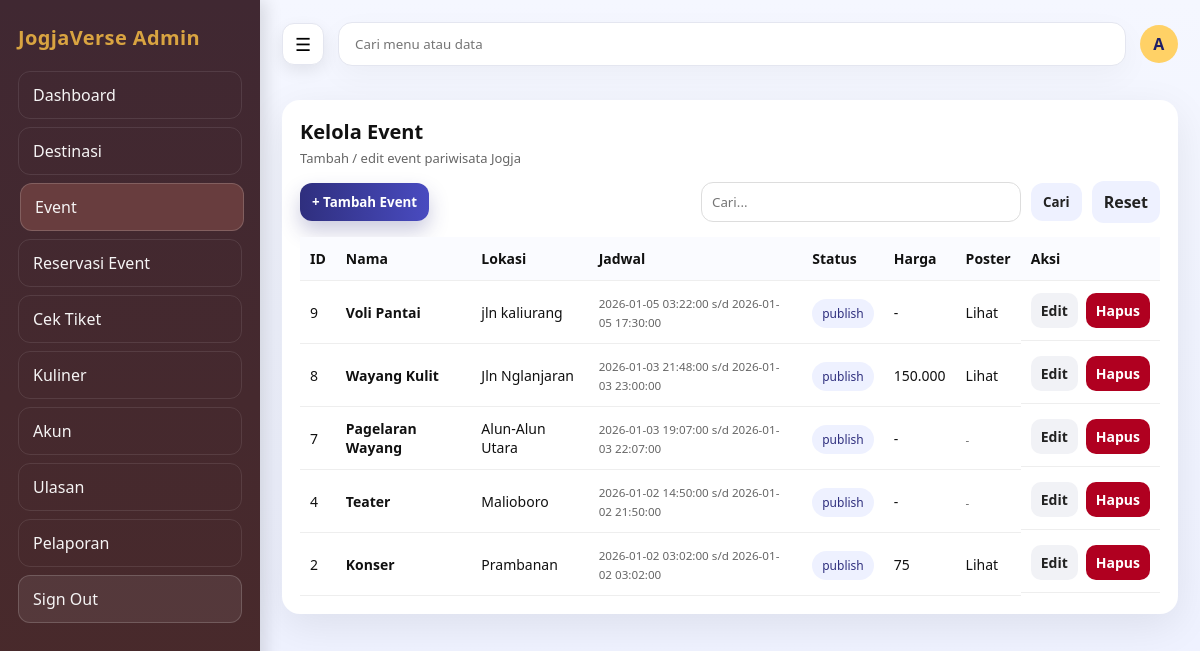
The page /admin/event.php (signed in) on the database as committed earlier.
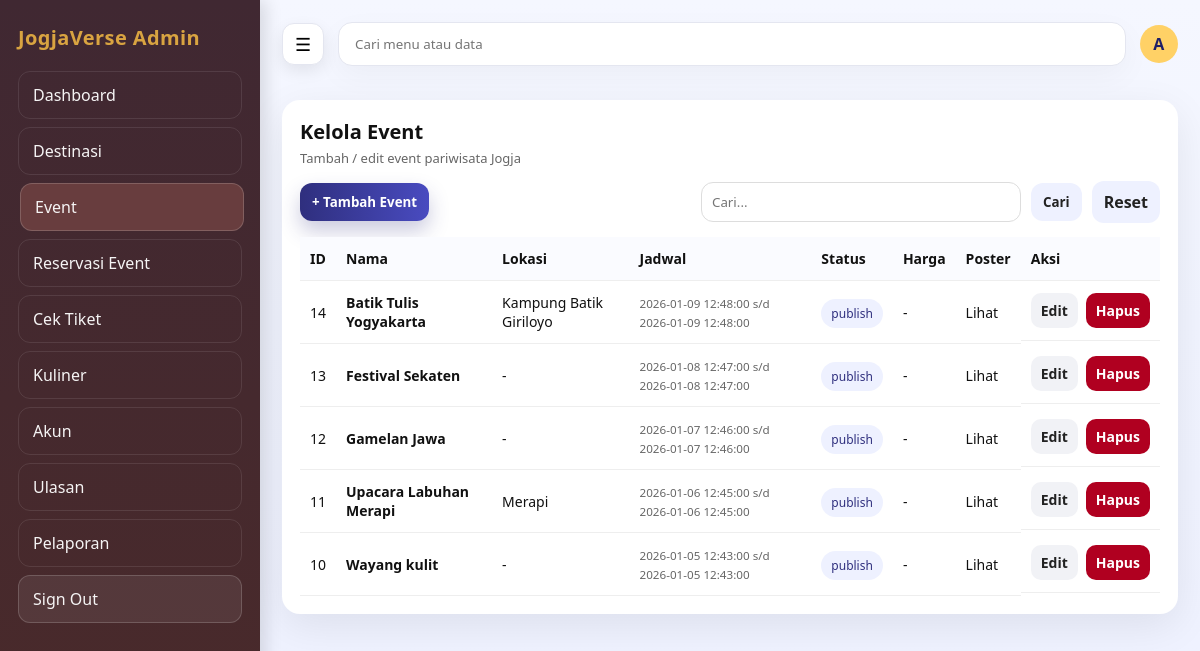
The same page on the database as committed later.
### tables this page shows
CREATE TABLE `event` (
  `id_event` bigint UNSIGNED NOT NULL,
  `id_destinasi` bigint UNSIGNED DEFAULT NULL,
  `id_kategori` bigint UNSIGNED DEFAULT NULL,
  `judul` varchar(180) NOT NULL,
  `slug` varchar(200) NOT NULL,
  `deskripsi` text,
  `lokasi` varchar(255) DEFAULT NULL,
  `latitude` decimal(10,7) DEFAULT NULL,
  `longitude` decimal(10,7) DEFAULT NULL,
  `mulai_pada` datetime NOT NULL,
  `selesai_pada` datetime NOT NULL,
  `kuota` int UNSIGNED DEFAULT '0',
  `harga` int UNSIGNED DEFAULT '0',
  `gambar_sampul_url` varchar(255) DEFAULT NULL,
  `status` enum('draft','publish','dibatalkan','arsip') NOT NULL DEFAULT 'draft',
  `dibuat_oleh` bigint UNSIGNED DEFAULT NULL,
  `dibuat_pada` datetime NOT NULL DEFAULT CURRENT_TIMESTAMP,
  `diubah_pada` datetime DEFAULT NULL ON UPDATE CURRENT_TIMESTAMP
);

### admin/_crud_helper.php (called while the page is built, shortened)
<?php
if (!function_exists('h')) {
  function h($val) {
    return htmlspecialchars((string)$val, ENT_QUOTES, 'UTF-8');
  }
}
function describe_table(mysqli $koneksi, string $table): array {
  $cols = [];
  $pk = null;
  $res = $koneksi->query("SHOW FULL COLUMNS FROM `$table`");
  if ($res) {
    while ($row = $res->fetch_assoc()) {
      $cols[] = $row;
      if (($row['Key'] ?? '') === 'PRI') {
        $pk = $row['Field'];
      }
    }
  }
  return [$cols, $pk];
}
function pick_col(array $colNames, array $candidates): ?string {
  foreach ($candidates as $c) {
    foreach ($colNames as $n) {
      if (strtolower($n) === strtolower($c)) return $n;
    }
  }
  return null;
}
function fetch_rows(mysqli $koneksi, string $table, ?string $pk, string $q, ?array $cols = null): mysqli_result {
  $searchable = [];
  foreach ($cols as $c) {
    $type = strtolower($c['Type'] ?? '');
    if (str_contains($type, 'char') || str_contains($type, 'text')) {
      $searchable[] = $c['Field'];
    }
  }
  $sql = "SELECT * FROM `$table`";
  $params = [];
  if ($pk) {
    $sql .= " ORDER BY `$pk` DESC";
  }
  $stmt = $koneksi->prepare($sql);
  $stmt->execute();
  return $stmt->get_result();
}
function fetch_options_by_table(mysqli $koneksi, array $tableCandidates, array $labelCandidates): array {
  foreach ($tableCandidates as $table) {
    try {
      [$cols, $pk] = describe_table($koneksi, $table);
      $colNames = array_map(fn($c) => $c['Field'], $cols);
      $labelCol = pick_col($colNames, $labelCandidates) ?? $pk;
      $sql = "SELECT `$pk`, `$labelCol` FROM `$table` ORDER BY `$labelCol`";
      $stmt = $koneksi->prepare($sql);
      $stmt->execute();
      $res = $stmt->get_result();
      $rows = [];
      while ($row = $res->fetch_assoc()) {
        $rows[] = [
          'id' => $row[$pk],
          'label' => $row[$labelCol] ?? $row[$pk],
        ];
      }
      if (count($rows) > 0) {
        return $rows;
      }
    } catch (Throwable $e) {
      continue;
    }
  }
  return [];
}

### admin/event.php (the view, shortened to what the changed rows need)
<?php
require_once __DIR__ . "/../config/koneksi.php";
require_once __DIR__ . "/_crud_helper.php";
$table = "event";
[$cols, $pk] = describe_table($koneksi, $table);
$colNames = array_map(fn($c) => $c['Field'], $cols);
$colNama    = pick_col($colNames, ["judul", "nama_event", "nama", "title"]);
$colLok     = pick_col($colNames, ["lokasi", "tempat", "venue", "alamat", "kota"]);
$colMulai   = pick_col($colNames, ["mulai_pada", "tanggal_mulai", "tgl_mulai", "mulai", "start_date", "start"]);
$colSelesai = pick_col($colNames, ["selesai_pada", "tanggal_selesai", "tgl_selesai", "selesai", "end_date", "end"]);
$colStatus  = pick_col($colNames, ["status", "status_event"]);
$colFoto    = pick_col($colNames, ["gambar_sampul_url", "banner", "poster_url", "foto_url", "gambar_url", "cover"]);
$q = trim($_GET['q'] ?? "");
$data = fetch_rows($koneksi, $table, $pk, $q, $cols);
$penggunaOptions = fetch_options_by_table(
  $koneksi,
  ["pengguna"],
  ["nama_lengkap", "username", "email", "nama"]
);
?>
<?php require_once __DIR__ . "/partials/header.php"; ?>
<link rel="stylesheet" href="<?= BASE_URL ?>/assets/css/admin_crud.css">
<div class="card">
  <div>
    <h1 class="page-title">Kelola Event</h1>
  </div>
  <div class="table-wrap">
    <table class="table2">
      <thead>
        <tr>
          <th>ID</th>
          <th>Nama</th>
          <th>Lokasi</th>
          <th>Jadwal</th>
          <th>Status</th>
          <th>Harga</th>
          <th>Poster</th>
          <th>Aksi</th>
        </tr>
      </thead>
      <tbody>
      <?php while($row = $data->fetch_assoc()): ?>
        <tr>
          <td><?= h($row[$pk]) ?></td>
          <td><b><?= h($colNama ? ($row[$colNama] ?? '-') : '-') ?></b></td>
          <td><?= h($colLok ? ($row[$colLok] ?? '-') : '-') ?></td>
          <td>
            <small>
              <?= h($colMulai ? ($row[$colMulai] ?? '-') : '-') ?>
              <?php if ($colSelesai): ?> s/d <?= h($row[$colSelesai] ?? '-') ?><?php endif; ?>
            </small>
          </td>
          <td><span class="pill"><?= h($colStatus ? ($row[$colStatus] ?? '-') : '-') ?></span></td>
          <td><?= h(isset($row['harga']) ? number_format((float)$row['harga'], 0, ',', '.') : '-') ?></td>
          <td>
            <?php if ($colFoto && !empty($row[$colFoto])): ?>
              <a href="<?= h($row[$colFoto]) ?>" target="_blank">Lihat</a>
            <?php else: ?>
              <small>-</small>
            <?php endif; ?>
          </td>
          <td class="actions">
            <a class="btn-sm gray" href="<?= BASE_URL ?>/admin/event.php?edit=<?= h($row[$pk]) ?>">Edit</a>
            <a class="btn-sm danger" onclick="return confirm('Hapus event ini?')" href="<?= BASE_URL ?>/admin/event.php?hapus=<?= h($row[$pk]) ?>">Hapus</a>
          </td>
        </tr>
      <?php endwhile; ?>
      </tbody>
    </table>
  </div>
</div>
<?php require_once __DIR__ . "/partials/footer.php"; ?>

Rows that differ between the two databases and show on the page:
removed event: id_event "9", judul "Voli Pantai", lokasi "jln kaliurang", mulai_pada "2026-01-05 03:22:00", selesai_pada "2026-01-05 17:30:00", status "publish", harga "-"
removed event: id_event "8", judul "Wayang Kulit", lokasi "Jln Nglanjaran", mulai_pada "2026-01-03 21:48:00", selesai_pada "2026-01-03 23:00:00", status "publish", harga "150.000"
removed event: id_event "7", judul "Pagelaran Wayang", lokasi "Alun-Alun Utara", mulai_pada "2026-01-03 19:07:00", selesai_pada "2026-01-03 22:07:00", status "publish", harga "-"
removed event: id_event "4", judul "Teater", lokasi "Malioboro", mulai_pada "2026-01-02 14:50:00", selesai_pada "2026-01-02 21:50:00", status "publish", harga "-"
removed event: id_event "2", judul "Konser", lokasi "Prambanan", mulai_pada "2026-01-02 03:02:00", selesai_pada "2026-01-02 03:02:00", status "publish", harga "75"
added event: id_event "14", judul "Batik Tulis Yogyakarta", lokasi "Kampung Batik Giriloyo", mulai_pada "2026-01-09 12:48:00", selesai_pada "2026-01-09 12:48:00", status "publish", harga "-"
added event: id_event "13", judul "Festival Sekaten", lokasi "-", mulai_pada "2026-01-08 12:47:00", selesai_pada "2026-01-08 12:47:00", status "publish", harga "-"
added event: id_event "12", judul "Gamelan Jawa", lokasi "-", mulai_pada "2026-01-07 12:46:00", selesai_pada "2026-01-07 12:46:00", status "publish", harga "-"
added event: id_event "11", judul "Upacara Labuhan Merapi", lokasi "Merapi", mulai_pada "2026-01-06 12:45:00", selesai_pada "2026-01-06 12:45:00", status "publish", harga "-"
added event: id_event "10", judul "Wayang kulit", lokasi "-", mulai_pada "2026-01-05 12:43:00", selesai_pada "2026-01-05 12:43:00", status "publish", harga "-"
